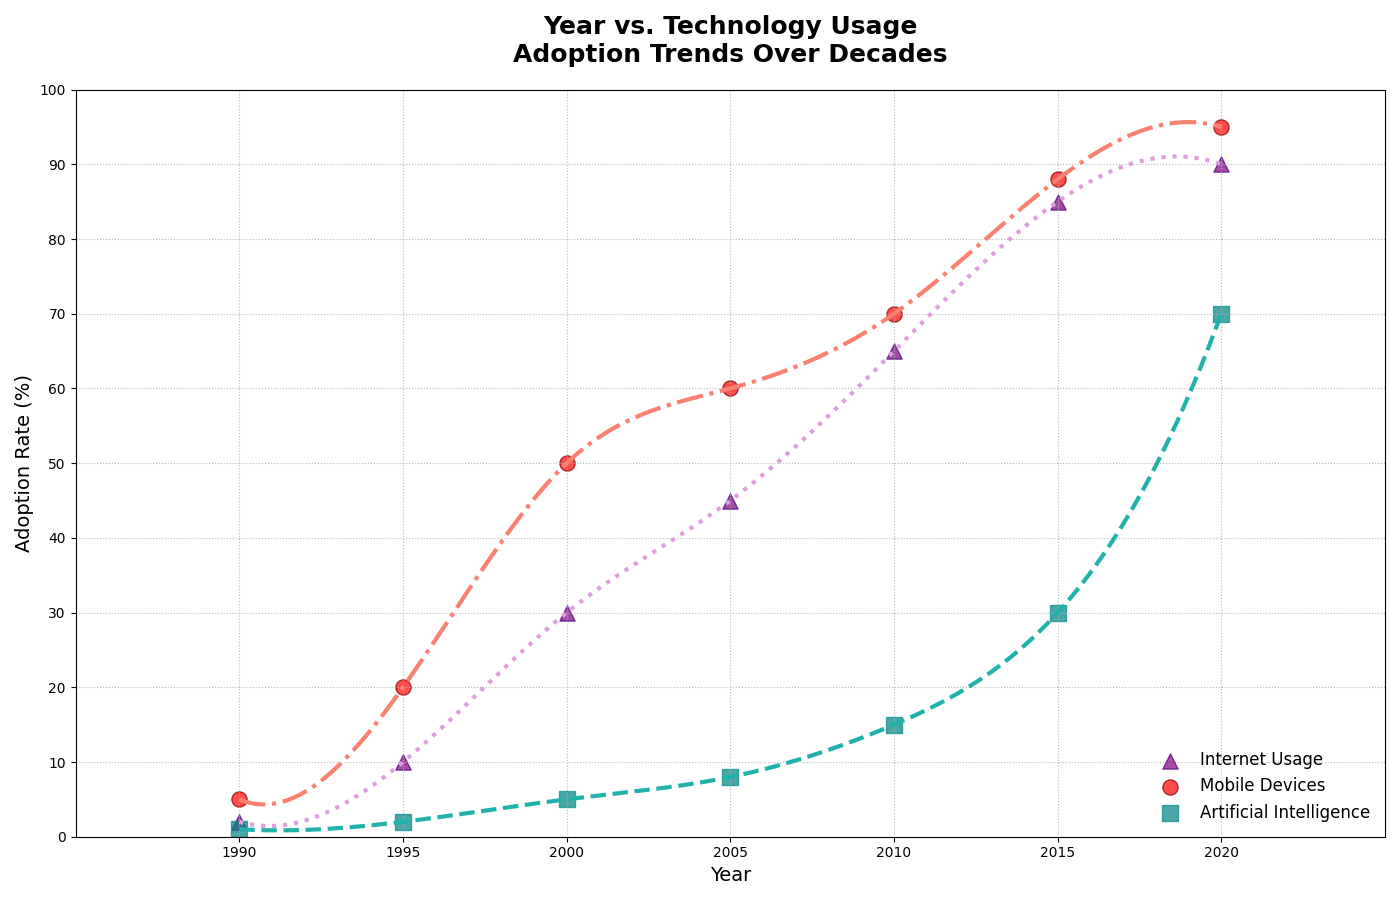

Here is the Python script that generated this plot:
import matplotlib.pyplot as plt
import numpy as np
from scipy.interpolate import make_interp_spline

years = np.array([1990, 1995, 2000, 2005, 2010, 2015, 2020])
internet_usage = np.array([2, 10, 30, 45, 65, 85, 90])
mobile_devices = np.array([5, 20, 50, 60, 70, 88, 95])
artificial_intelligence = np.array([1, 2, 5, 8, 15, 30, 70])

def get_smooth_curve(years, data):
    spline = make_interp_spline(years, data, k=3)
    smooth_years = np.linspace(years.min(), years.max(), 300)
    smooth_data = spline(smooth_years)
    return smooth_years, smooth_data

smooth_years_internet, smooth_internet_usage = get_smooth_curve(years, internet_usage)
smooth_years_mobile, smooth_mobile_devices = get_smooth_curve(years, mobile_devices)
smooth_years_ai, smooth_ai = get_smooth_curve(years, artificial_intelligence)

plt.figure(figsize=(14, 9))

plt.scatter(years, internet_usage, color='purple', s=120, label='Internet Usage', alpha=0.7, marker='^', edgecolor='indigo')
plt.plot(smooth_years_internet, smooth_internet_usage, color='plum', linewidth=3, linestyle=':')

plt.scatter(years, mobile_devices, color='red', s=120, label='Mobile Devices', alpha=0.7, marker='o', edgecolor='darkred')
plt.plot(smooth_years_mobile, smooth_mobile_devices, color='salmon', linewidth=3, linestyle='-.')

plt.scatter(years, artificial_intelligence, color='teal', s=120, label='Artificial Intelligence', alpha=0.7, marker='s', edgecolor='darkcyan')
plt.plot(smooth_years_ai, smooth_ai, color='lightseagreen', linewidth=3, linestyle='--')

plt.title("Year vs. Technology Usage\nAdoption Trends Over Decades", fontsize=18, weight='bold', pad=20)
plt.xlabel("Year", fontsize=14)
plt.ylabel("Adoption Rate (%)", fontsize=14)
plt.xlim(1985, 2025)
plt.ylim(0, 100)
plt.xticks(np.arange(1990, 2025, 5))
plt.yticks(np.arange(0, 101, 10))
plt.legend(loc='lower right', fontsize=12, frameon=False)
plt.grid(True, linestyle=':', alpha=0.9)

plt.tight_layout()
plt.show()
